Frame 1 (no input): blank canvas, image omitted
Frame 60 (the mouse pressed at the canvas centre just before this capture): blank canvas, image omitted
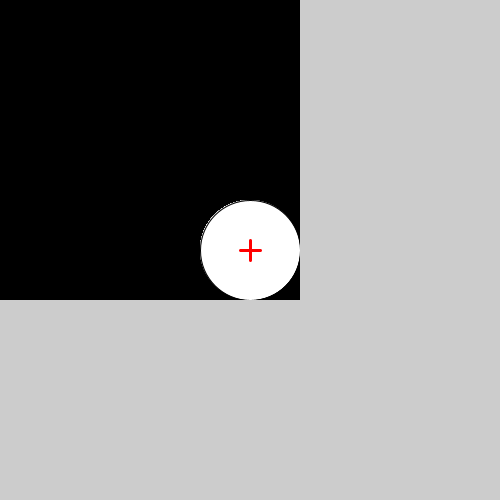
Frame 120 (the mouse held since frame 60 and released just before this capture)

The Processing sketch whose frames 1 and 60 were blank and that drew this single picture after the mouse press (run headless with seeded random() and noise(); from frame 60 on, the mouse is pressed at the canvas centre):

// Processing sketch: CreateImage
// ── CreateImage.pde
PGraphics img;

void setup() {
  size(500, 500);  
  img = createGraphics(300,300);
  img.beginDraw();
  img.background(0);
  stroke(255,0,0);
  strokeWeight(3);
}

void draw() {
  img.beginDraw();
  if(mousePressed) {
   img.ellipse(mouseX,mouseY,100,100);
   image(img, 0,0);
  }
  
  img.endDraw();
  line(mouseX-10, mouseY, mouseX+10, mouseY);
  line(mouseX, mouseY-10, mouseX, mouseY+10);
  if(keyPressed) {
    img.save("elipsy.jpg");
  }
}
